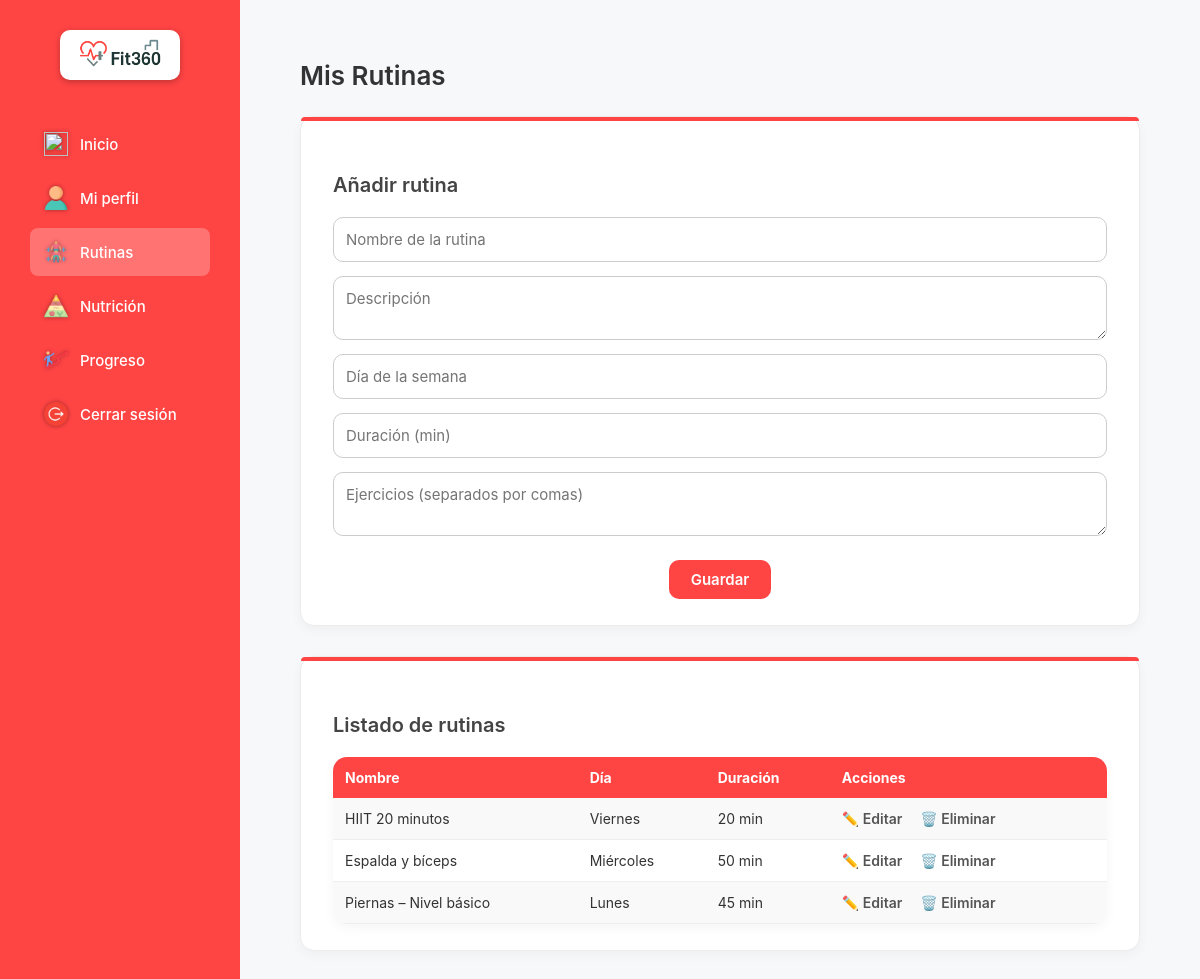
The page /frontend/views/rutinas.php (signed in) on the database its author committed.
### tables this page shows
CREATE TABLE `rutinas` (
  `id` int(11) NOT NULL,
  `usuario_id` int(11) NOT NULL,
  `nombre` varchar(100) NOT NULL,
  `descripcion` text DEFAULT NULL,
  `dia_semana` varchar(20) DEFAULT NULL,
  `duracion` int(11) DEFAULT NULL,
  `ejercicios` text DEFAULT NULL,
  `fecha_creacion` timestamp NULL DEFAULT current_timestamp()
);

### backend/controllers/rutinas-controller.php (called while the page is built, shortened)
<?php
require_once __DIR__ . '/../models/rutinas.php';
$rutinas = new Rutinas();

### backend/models/rutinas.php (called while the page is built, shortened)
<?php
require_once __DIR__ . '/../config/conexion.php';
class Rutinas {
    private $conn;
    public function __construct() {
        global $conexion;
        $this->conn = $conexion;
    }
    public function obtenerPorUsuario($usuario_id) {
        $sql = "SELECT * FROM rutinas WHERE usuario_id = ? ORDER BY fecha_creacion DESC";
        $stmt = $this->conn->prepare($sql);
        $stmt->bind_param("i", $usuario_id);
        $stmt->execute();
        return $stmt->get_result()->fetch_all(MYSQLI_ASSOC);
    }
}

### frontend/views/rutinas.php (the view, shortened to what this page needs)
<?php
require_once __DIR__ . '/../../backend/controllers/rutinas-controller.php';
$rutinasLista = $rutinas->obtenerPorUsuario($_SESSION['id_usuario']);
?>
<!DOCTYPE html>
<html lang="es">
<head>
    <link rel="stylesheet" href="../css/dashboard.css">
    <link rel="stylesheet" href="../css/rutinas.css">
</head>
<body>
<div class="dashboard-container">
    <aside class="sidebar">
        <div class="logo">
            <img src="../assets/img/logo/logo-fit360.png" alt="Fit360">
        </div>
        <nav>
            <a href="dashboard.php">
                <img src="../assets/img/dashboard/icon-dashboard.png">
                <span>Inicio</span>
            </a>
            <a href="perfil.php">
                <img src="../assets/img/dashboard/icon-users.png">
                <span>Mi perfil</span>
            </a>
            <a href="rutinas.php" class="active">
                <img src="../assets/img/dashboard/icon-routines.png">
                <span>Rutinas</span>
            </a>
            <a href="nutricion.php">
                <img src="../assets/img/dashboard/icon-nutrition.png">
                <span>Nutrición</span>
            </a>
            <a href="progreso.php">
                <img src="../assets/img/dashboard/icon-progress.png">
                <span>Progreso</span>
            </a>
            <a href="../../backend/controllers/logout.php">
                <img src="../assets/img/dashboard/icon-logout.png">
                <span>Cerrar sesión</span>
            </a>
        </nav>
    </aside>
    <main class="main-content">
        <div class="rutinas-container">
            <h1 class="page-title">Mis Rutinas</h1>
        <?php if (!isset($rutinaEditar)): ?>
        <section class="form-card">
            <h2>Añadir rutina</h2>
            <form method="POST">
                <input type="text" name="nombre" placeholder="Nombre de la rutina" required>
                <textarea name="descripcion" placeholder="Descripción"></textarea>
                <input type="text" name="dia_semana" placeholder="Día de la semana">
                <input type="number" name="duracion" placeholder="Duración (min)">
                <textarea name="ejercicios" placeholder="Ejercicios (separados por comas)"></textarea>
                <button type="submit" name="crear_rutina">Guardar</button>
            </form>
        </section>
        <?php endif; ?>
        <section class="tabla-card">
            <h2>Listado de rutinas</h2>
            <table>
                <tr>
                    <th>Nombre</th>
                    <th>Día</th>
                    <th>Duración</th>
                    <th>Acciones</th>
                </tr>
                <?php foreach ($rutinasLista as $r): ?>
                <tr>
                    <td><?= $r['nombre'] ?></td>
                    <td><?= $r['dia_semana'] ?></td>
                    <td><?= $r['duracion'] ?> min</td>
                    <td class="acciones">
                        <a href="rutinas.php?editar=<?= $r['id'] ?>">✏️ Editar</a>
                        <a href="rutinas.php?eliminar=<?= $r['id'] ?>" onclick="return confirm('¿Eliminar rutina?')">🗑️ Eliminar</a>
                    </td>
                </tr>
                <?php endforeach; ?>
            </table>
        </section>
    </main>
</div>
</body>
</html>

### frontend/css/dashboard.css (style rules this page uses)
* { margin: 0; padding: 0; box-sizing: border-box; font-family: "Inter", sans-serif; }
.dashboard-container { display: flex; flex-direction: row; width: 100%; min-height: 100vh; background: #f7f8fa; }
.sidebar { width: 240px; background: #ff4444; padding: 30px; min-height: 100vh; color: #fff; }
.sidebar nav a { display: flex; align-items: center; gap: 12px; padding: 12px 14px; border-radius: 8px; text-decoration: none; color: #fff; margin-bottom: 6px; font-size: 15px; font-weight: 500; transition: all 0.2s ease; }
.sidebar nav a img { width: 24px; height: 24px; object-fit: contain; display: block; filter: drop-shadow(0 0 2px rgba(0, 0, 0, 0.4)); }
.sidebar nav a.active { background: rgba(255, 255, 255, 0.25); color: #fff; }
.sidebar nav a.active img { filter: drop-shadow(0 0 2px rgba(0, 0, 0, 0.4)); }
.logo { display: flex; justify-content: center; margin-bottom: 40px; }
.logo img { width: 120px; border-radius: 10px; background: #fff; padding: 3px; box-shadow: 0 2px 6px rgba(0, 0, 0, 0.25); border: 1px solid rgba(255, 255, 255, 0.4); }
.main-content { flex: 1; padding: 20px 40px 40px 40px; }

### frontend/css/rutinas.css (style rules this page uses)
body { background: #f7f8fa; font-family: "Inter", Arial, sans-serif; margin: 0; padding: 0; }
.rutinas-container { max-width: 900px; margin: 40px auto; padding: 0 20px; }
.rutinas-container h1 { font-size: 26px; font-weight: 600; color: #333; margin-bottom: 25px; }
.rutinas-container h2 { font-size: 20px; font-weight: 600; color: #444; margin: 30px 0 15px; }
.form-card, .tabla-card { background: #ffffff; padding: 26px 32px; border-radius: 14px; border: 1px solid #ececec; box-shadow: 0 4px 12px rgba(0, 0, 0, 0.04); margin-bottom: 30px; position: relative; }
.form-card::before, .tabla-card::before { content: ""; position: absolute; top: 0; left: 0; width: 100%; height: 4px; background: #ff4444; border-radius: 14px 14px 0 0; }
.form-card h2, .tabla-card h2 { font-size: 20px; font-weight: 600; color: #444; margin-bottom: 20px; }
.form-card form { display: flex; flex-direction: column; gap: 14px; }
.form-card input, .form-card textarea { width: 100%; padding: 12px; border-radius: 10px; border: 1px solid #ccc; font-size: 15px; }
.form-card textarea { resize: vertical; }
.form-card button { width: fit-content; margin: 10px auto 0 auto; padding: 10px 22px; background: #ff4444; color: white; border: none; border-radius: 10px; font-size: 15px; cursor: pointer; font-weight: 600; }
table { width: 100%; border-collapse: collapse; background: white; border-radius: 14px; overflow: hidden; box-shadow: 0 4px 12px rgba(0, 0, 0, 0.04); }
table th { background: #ff4444; color: white; padding: 12px; font-size: 14px; text-align: left; }
table td { padding: 12px; border-bottom: 1px solid #eee; font-size: 14px; color: #333; }
table tr:nth-child(even) { background: #f9f9f9; }
.acciones a { margin-right: 14px; text-decoration: none; font-weight: 600; font-size: 14px; color: #555; display: inline-flex; align-items: center; gap: 4px; transition: color 0.2s ease; }

### rows shown on the page
rutinas: nombre "HIIT 20 minutos", dia_semana "Viernes", duracion "20"
rutinas: nombre "Espalda y bíceps", dia_semana "Miércoles", duracion "50"
rutinas: nombre "Piernas – Nivel básico", dia_semana "Lunes", duracion "45"
